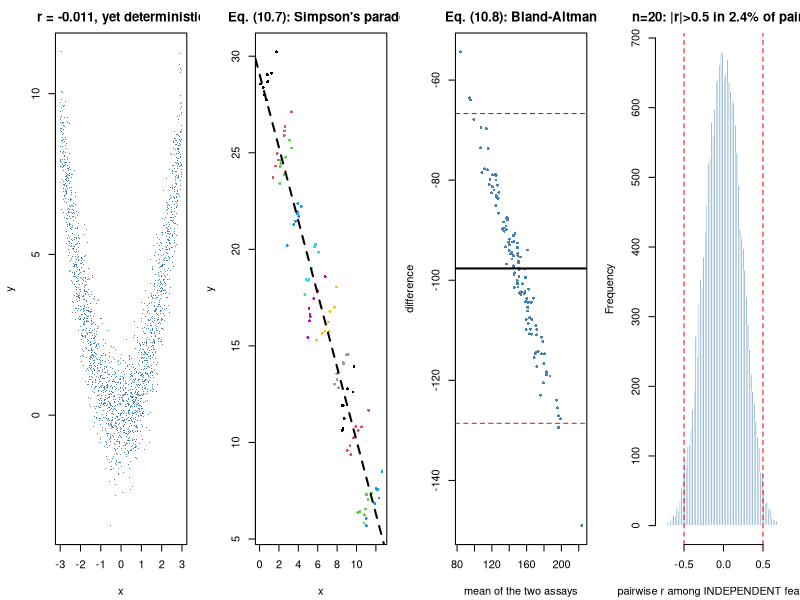

The R source for this figure:
#' ---
#' title: "Module 10 - Correlation and dependence"
#' output: html_document
#' ---
#'
#' **Curriculum link:** `stats.md` -> Topic 10, equations (10.1)-(10.10)
#'
#' ## What you will learn
#'
#' 1. Pearson measures LINEAR association only, and is scale-dependent.
#' 2. Fisher's z (10.3) for correct intervals.
#' 3. Partial correlation (10.5) and the precision matrix (10.6).
#' 4. Simpson's paradox and repeated-measures correlation (10.7).
#' 5. Correlation is NOT agreement -- Bland-Altman (10.8), Lin's CCC (10.9).
#' 6. Correlation matrices under multiplicity, and shrinkage (10.10).

#+ setup, message = FALSE
MODULE_NAME <- "10_correlation_and_dependence"
OUT <- file.path(Sys.getenv("STATS_OUT", unset = "results"), MODULE_NAME)
dir.create(OUT, recursive = TRUE, showWarnings = FALSE)
header <- function(txt) cat("\n", strrep("=", 72), "\n", txt, "\n",
                            strrep("=", 72), "\n", sep = "")

#' ## 1. What Pearson does and does not detect

#+ what-pearson
header("1. r = 0 does not mean independent (10.1)-(10.2)")
set.seed(1001)
## Distinct names (`x1`, not `x`): later sections rebind `x` and `n`, and the
## figure at the bottom still needs these. Shadowing is the commonest cause of
## "it ran yesterday" breakage in analysis scripts.
n1 <- 2000; x1 <- runif(n1, -3, 3)
cases <- list(linear = 1.5 * x1 + rnorm(n1), quadratic = x1^2 + rnorm(n1),
              `monotone (exp)` = exp(x1) + rnorm(n1), independent = rnorm(n1))
cat(sprintf("  %-18s%11s%10s%10s\n", "relationship", "Pearson r", "Spearman", "Kendall"))
for (nm in names(cases))
  cat(sprintf("  %-18s%11.3f%10.3f%10.3f\n", nm, cor(x1, cases[[nm]]),
              cor(x1, cases[[nm]], method = "spearman"),
              cor(x1, cases[[nm]], method = "kendall")))
cat("\n  'quadratic': r ~ 0 despite a perfect deterministic relationship.\n")
cat("  'monotone' : Spearman/Kendall detect it far better than Pearson.\n")

ca <- rlnorm(500, 3, 1); cb <- ca^1.3 * rlnorm(500, 0, 0.4)
cat(sprintf("\n  Same data, different scale:\n"))
cat(sprintf("    r on raw scale       = %.3f\n", cor(ca, cb)))
cat(sprintf("    r on log scale       = %.3f\n", cor(log(ca), log(cb))))
cat(sprintf("    Spearman (invariant) = %.3f\n", cor(ca, cb, method = "spearman")))
cat("  ALWAYS state the scale on which a correlation was computed.\n")

#' ## 2. Fisher's z-transform, eq. (10.3)

#+ fisher-z
header("2. Correct confidence intervals for a correlation (10.3)")
fisher_ci <- function(r, n, alpha = 0.05) {
  z <- atanh(r); se <- 1 / sqrt(n - 3)
  tanh(z + c(-1, 1) * qnorm(1 - alpha/2) * se)
}
for (cfg in list(c(0.9, 10), c(0.9, 100), c(0.3, 20), c(-0.6, 15))) {
  r <- cfg[1]; nn <- cfg[2]
  ci <- fisher_ci(r, nn); naive <- r + c(-1, 1) * 1.96 / sqrt(nn)
  cat(sprintf("  r=%+.2f, n=%4d: Fisher CI [%+.3f, %+.3f]   naive [%+.3f, %+.3f]\n",
              r, nn, ci[1], ci[2], naive[1], naive[2]))
}
cat("\n  The Fisher interval is asymmetric and stays inside [-1,1]; the naive\n")
cat("  one escapes the parameter space. Coverage check:\n")
set.seed(1002)
RHO <- 0.7; nn <- 15
cov <- replicate(20000, {
  s <- matrix(c(1, RHO, RHO, 1), 2)
  xy <- MASS::mvrnorm(nn, c(0, 0), s)
  r <- cor(xy[, 1], xy[, 2])
  ci <- fisher_ci(r, nn)
  c(ci[1] <= RHO && RHO <= ci[2],
    (r - 1.96/sqrt(nn)) <= RHO && RHO <= (r + 1.96/sqrt(nn)))
})
cat(sprintf("    Fisher coverage = %.1f%%   naive coverage = %.1f%%   (nominal 95%%)\n",
            100 * mean(cov[1, ]), 100 * mean(cov[2, ])))
cat(sprintf("    cor.test() CI for comparison: matches Fisher by construction.\n"))

#' ## 3. Partial correlation and the precision matrix, eq. (10.5)-(10.6)

#+ partial
header("3. Marginal vs conditional independence (10.5)-(10.6)")
set.seed(1003)
n <- 3000
z <- rnorm(n); x <- 1.2 * z + rnorm(n); y <- 1.5 * z + rnorm(n)
partial_corr <- function(a, b, c) {                             # eq. (10.5)
  rab <- cor(a, b); rac <- cor(a, c); rbc <- cor(b, c)
  (rab - rac * rbc) / sqrt((1 - rac^2) * (1 - rbc^2))
}
S <- cov(cbind(x, y, z)); Omega <- solve(S)
pc_precision <- -Omega[1, 2] / sqrt(Omega[1, 1] * Omega[2, 2])   # eq. (10.6)
cat(sprintf("  marginal r(X,Y)       = %+.4f\n", cor(x, y)))
cat(sprintf("  partial  r(X,Y | Z)   = %+.4f  (eq. 10.5)\n", partial_corr(x, y, z)))
cat(sprintf("  from precision matrix = %+.4f  (eq. 10.6) <- same\n", pc_precision))
cat("\n  X and Y look strongly associated but are conditionally independent\n")
cat("  given Z. Co-expression networks on MARGINAL correlations fill with\n")
cat("  such indirect edges (stats.md Topic 30).\n")

#' ## 4. Simpson's paradox and repeated measures, eq. (10.7)

#+ simpsons
header("4. Pooling repeated measures can REVERSE the association (10.7)")
set.seed(1004)
n_subj <- 12; n_visits <- 8
recs <- do.call(rbind, lapply(seq_len(n_subj), function(s) {
  base_x <- rnorm(1, s, 0.3)
  base_y <- rnorm(1, 30 - 2 * s, 0.8)
  xv <- base_x + rnorm(n_visits, 0, 0.5)
  data.frame(subject = sprintf("S%02d", s), x = xv,
             y = base_y + 1.5 * (xv - base_x) + rnorm(n_visits, 0, 0.4))
}))
pooled_r <- cor(recs$x, recs$y)
fit <- lm(y ~ x + subject, data = recs); fit0 <- lm(y ~ subject, data = recs)
ss_model <- sum(residuals(fit0)^2) - sum(residuals(fit)^2)
r_rm <- sign(coef(fit)["x"]) * sqrt(ss_model / (ss_model + sum(residuals(fit)^2)))
cat(sprintf("  naive pooled correlation      r = %+.4f\n", pooled_r))
cat(sprintf("  repeated-measures correlation r = %+.4f   (eq. 10.7)\n", r_rm))
cat(sprintf("  common within-subject slope     = %+.4f\n", coef(fit)["x"]))
cat("\n  The pooled correlation has the OPPOSITE SIGN to the within-subject\n")
cat("  relationship. Handle donor structure before interpreting correlation.\n")

#' ## 5. Correlation is not agreement, eq. (10.8)-(10.9)

#+ agreement
header("5. Bland-Altman and Lin's CCC (10.8)-(10.9)")
set.seed(1005)
truth <- rnorm(120, 100, 15)
assay1 <- truth + rnorm(120, 0, 2)
assay2 <- 1.9 * truth + 8 + rnorm(120, 0, 2)    # perfectly correlated, wrong scale
lins_ccc <- function(a, b) {                                     # eq. (10.9)
  va <- var(a) * (length(a)-1)/length(a); vb <- var(b) * (length(b)-1)/length(b)
  cv <- cov(a, b) * (length(a)-1)/length(a)
  2 * cv / (va + vb + (mean(a) - mean(b))^2)
}
d_ba <- assay1 - assay2
cat(sprintf("  Pearson r(assay1, assay2) = %.5f   <- 'excellent agreement'?\n",
            cor(assay1, assay2)))
cat(sprintf("  Lin's CCC                 = %.5f   <- no, they disagree badly\n",
            lins_ccc(assay1, assay2)))
cat(sprintf("  Bland-Altman bias         = %+.2f\n", mean(d_ba)))
cat(sprintf("  95%% limits of agreement   = [%+.2f, %+.2f]   (eq. 10.8)\n",
            mean(d_ba) - 1.96 * sd(d_ba), mean(d_ba) + 1.96 * sd(d_ba)))
cat("\n  r near 1 with CCC near 0: the assays RANK samples identically but\n")
cat("  report entirely different numbers. For method comparison always use\n")
cat("  (10.8)-(10.9), never r.\n")

#' ## 6. Correlation matrices: multiplicity and shrinkage, eq. (10.10)

#+ multiplicity-shrinkage
header("6. Co-expression under multiplicity, and shrinkage (10.10)")
set.seed(1006)
G <- 200; n_samp <- 20
X <- matrix(rnorm(n_samp * G), nrow = n_samp)      # COMPLETELY independent
R <- cor(X); iu <- upper.tri(R); rs <- R[iu]
tvals <- rs * sqrt((n_samp - 2) / (1 - rs^2))
pvals <- 2 * pt(abs(tvals), n_samp - 2, lower.tail = FALSE)
cat(sprintf("  G = %d features, n = %d samples, ALL truly independent\n", G, n_samp))
cat(sprintf("  number of pairwise tests = G(G-1)/2 = %s\n",
            format(length(rs), big.mark = ",")))
cat(sprintf("  'significant' at p < 0.05 (unadjusted): %s (%.1f%%)\n",
            format(sum(pvals < 0.05), big.mark = ","), 100 * mean(pvals < 0.05)))
cat(sprintf("  |r| > 0.5 purely by chance             : %s\n",
            format(sum(abs(rs) > 0.5), big.mark = ",")))
cat(sprintf("  surviving BH at 0.05                   : %s\n",
            format(sum(p.adjust(pvals, "BH") < 0.05), big.mark = ",")))
cat("\n  Co-expression networks built from unadjusted correlations are mostly\n")
cat("  noise at the small n typical of omics.\n")

ledoit_wolf <- function(X) {                                     # eq. (10.10)
  n <- nrow(X); p <- ncol(X)
  Xc <- scale(X, center = TRUE, scale = FALSE)
  S <- crossprod(Xc) / n
  mu <- sum(diag(S)) / p
  Tm <- mu * diag(p)
  d2 <- sum((S - Tm)^2) / p
  b2bar <- mean(apply(Xc, 1, function(r) sum((tcrossprod(r) - S)^2) / p)) / n
  lam <- min(b2bar, d2) / d2
  list(S = (1 - lam) * S + lam * Tm, lambda = lam)
}
lw <- ledoit_wolf(X)
cat(sprintf("\n  p=%d > n=%d, so the sample covariance is SINGULAR:\n", G, n_samp))
cat(sprintf("    rank(S_sample) = %d (needs %d)\n", qr(cov(X))$rank, G))
cat(sprintf("    Ledoit-Wolf shrinkage intensity lambda = %.4f\n", lw$lambda))
cat(sprintf("    rank(S_shrunk) = %d  -> invertible, which is what makes the\n",
            qr(lw$S)$rank))
cat("    precision matrix of eq. (10.6) computable.\n")

#' ## 7. Figure

#+ figure
png(file.path(OUT, "correlation.png"), width = 1500, height = 400, res = 110)
par(mfrow = c(1, 4), mar = c(4.2, 4.2, 2.5, 1))
plot(x1, cases$quadratic, pch = ".", col = "steelblue", xlab = "x", ylab = "y",
     main = sprintf("r = %.3f, yet deterministic", cor(x1, cases$quadratic)))
plot(recs$x, recs$y, col = factor(recs$subject), pch = 16, cex = 0.6,
     xlab = "x", ylab = "y", main = "Eq. (10.7): Simpson's paradox")
abline(lm(y ~ x, data = recs), lty = 2, lwd = 2)
plot((assay1 + assay2)/2, d_ba, pch = 16, cex = 0.6, col = "steelblue",
     xlab = "mean of the two assays", ylab = "difference",
     main = "Eq. (10.8): Bland-Altman")
abline(h = mean(d_ba), lwd = 2)
abline(h = mean(d_ba) + c(-1, 1) * 1.96 * sd(d_ba), col = "red", lty = 2)
hist(rs, breaks = 60, col = "steelblue", border = "white",
     xlab = "pairwise r among INDEPENDENT features",
     main = sprintf("n=%d: |r|>0.5 in %.1f%% of pairs", n_samp, 100*mean(abs(rs)>0.5)))
abline(v = c(-0.5, 0.5), col = "red", lty = 2)
invisible(dev.off())
cat("\nFigure written to", file.path(OUT, "correlation.png"), "\n")

#' ## Decision rules (from `stats.md` Topic 10)
#'
#' 1. Pearson for linear association on a justified scale; Spearman/Kendall for
#'    monotone association or ordinal data.
#' 2. Handle donor structure explicitly (10.7).
#' 3. Use Fisher's z (10.3) for intervals and tests.
#' 4. For method comparison report (10.8)-(10.9), not r.
#' 5. Apply log-ratio transformation before correlating compositions.
#'
#' **Next:** `11_linear_models.R`
